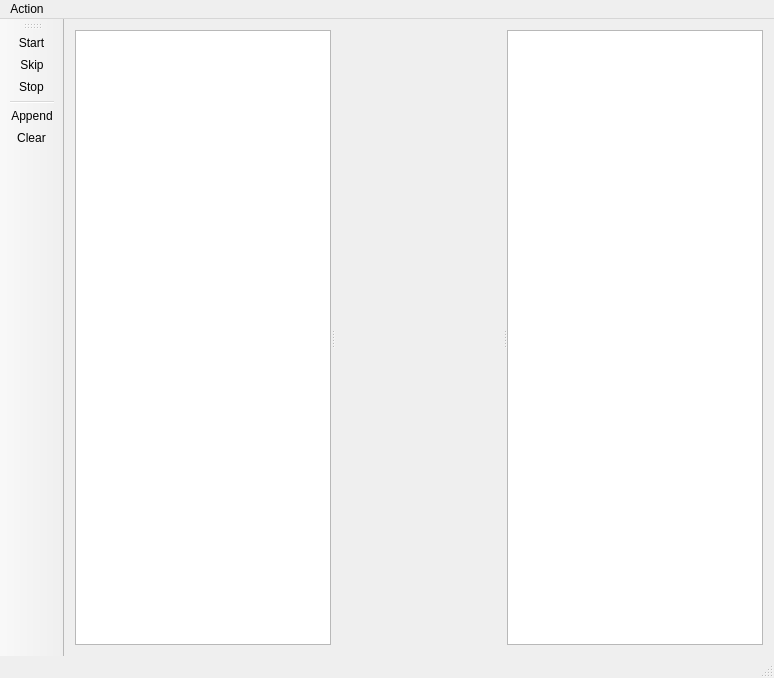
<?xml version="1.0" encoding="UTF-8"?>
<ui version="4.0">
 <class>MainWindowClass</class>
 <widget class="QMainWindow" name="MainWindowClass">
  <property name="geometry">
   <rect>
    <x>0</x>
    <y>0</y>
    <width>774</width>
    <height>678</height>
   </rect>
  </property>
  <property name="windowTitle">
   <string>MainWindow</string>
  </property>
  <widget class="QWidget" name="centralWidget">
   <layout class="QVBoxLayout" name="verticalLayout">
    <item>
     <widget class="QSplitter" name="splitter">
      <property name="orientation">
       <enum>Qt::Horizontal</enum>
      </property>
      <widget class="QListWidget" name="domains"/>
      <widget class="DomainInfo" name="domainInfo" native="true">
       <property name="sizePolicy">
        <sizepolicy hsizetype="Preferred" vsizetype="Preferred">
         <horstretch>1</horstretch>
         <verstretch>0</verstretch>
        </sizepolicy>
       </property>
      </widget>
      <widget class="QTableView" name="tableView"/>
     </widget>
    </item>
   </layout>
  </widget>
  <widget class="QMenuBar" name="menuBar">
   <property name="geometry">
    <rect>
     <x>0</x>
     <y>0</y>
     <width>774</width>
     <height>24</height>
    </rect>
   </property>
   <widget class="QMenu" name="menuAction">
    <property name="title">
     <string>Action</string>
    </property>
    <addaction name="actionClear"/>
   </widget>
   <addaction name="menuAction"/>
  </widget>
  <widget class="QToolBar" name="mainToolBar">
   <property name="floatable">
    <bool>true</bool>
   </property>
   <attribute name="toolBarArea">
    <enum>LeftToolBarArea</enum>
   </attribute>
   <attribute name="toolBarBreak">
    <bool>false</bool>
   </attribute>
   <addaction name="actionStart"/>
   <addaction name="actionSkip"/>
   <addaction name="actionStop"/>
   <addaction name="separator"/>
   <addaction name="actionAppend"/>
   <addaction name="actionClear"/>
  </widget>
  <widget class="QStatusBar" name="statusBar"/>
  <action name="actionClear">
   <property name="text">
    <string>Clear</string>
   </property>
  </action>
  <action name="actionStart">
   <property name="text">
    <string>Start</string>
   </property>
  </action>
  <action name="actionStop">
   <property name="text">
    <string>Stop</string>
   </property>
  </action>
  <action name="actionAppend">
   <property name="text">
    <string>Append</string>
   </property>
  </action>
  <action name="actionSkip">
   <property name="text">
    <string>Skip</string>
   </property>
  </action>
 </widget>
 <layoutdefault spacing="6" margin="11"/>
 <customwidgets>
  <customwidget>
   <class>DomainInfo</class>
   <extends>QWidget</extends>
   <header>DomainInfo.h</header>
   <container>1</container>
  </customwidget>
 </customwidgets>
 <resources/>
 <connections/>
</ui>
